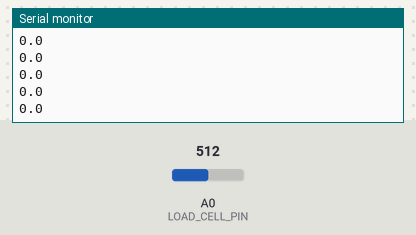
The sketch below on a simulated Arduino Uno, built with avr-gcc and run on an emulated ATmega328P. Shown: the last lines printed to the serial monitor. Inputs (shaded band) come from the test bench; at power-on: A0 (LOAD_CELL_PIN) = 512.

Above: at 1.2 s.
1.3 s: A0 (LOAD_CELL_PIN) set to 716
At 1.31 s:
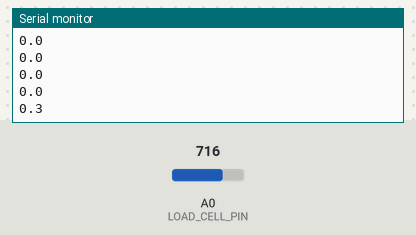
2.8 s: A0 (LOAD_CELL_PIN) set to 900
At 2.81 s:
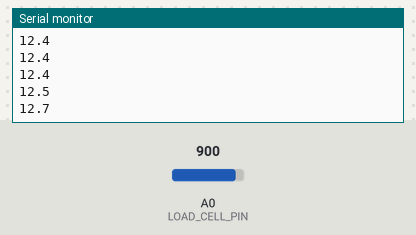
Timing chart, 0 to 5.8 s (numbered marks = the images above; inputs shaded):
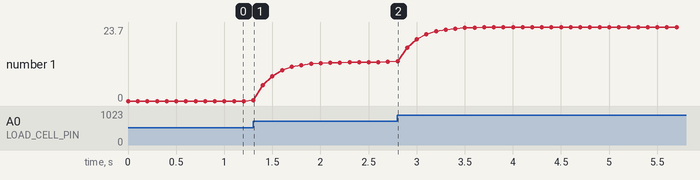

The sketch:

Thruster_Load_Test.ino
```cpp
/******************************************************************************
 * Thruster Load Test
 *
 * Reads analog data from the thruster test rig load cell (TE Connectivity FC22)
 * and converts and prints the data to a serial port
 ******************************************************************************/

#include "LPFilter.h"


// SERIAL COMMUNICATION
#define BAUD_RATE       19200
#define PRINT_RATE      10.0f  // Hz
#define LOOP_RATE       200.0f  //hz
#define CUTOFF_FREQ     5.0f   // Hz (low-pass filter cutoff)

// TEST RIG PARAMETERS
#define LOAD_CELL_PIN   A0
//#define MECH_ADVANTAGE  (26.56f/29.938f)    // Lever arm ratio (T500X14) - vertical/horizontal
//#define MECH_ADVANTAGE  (26.50f/29.938f)    // Lever arm ratio (T500X13) - vertical/horizontal
//#define MECH_ADVANTAGE  (26.378f/29.938f)    // Lever arm ratio (T500) - vertical/horizontal
//#define MECH_ADVANTAGE  (25.625f/29.938f)    // Lever arm ratio (T200) - vertical/horizontal
//#define MECH_ADVANTAGE  (24.25f/29.938f)    // Lever arm ratio (M200) - vertical/horizontal
//#define MECH_ADVANTAGE  (18.875f/29.938f)    // Lever arm ratio (TWHOI) - vertical/horizontal

// global variables
unsigned long scheduledprinttime;   // ms
unsigned long scheduledlooptime;   // ms
unsigned long starttime;            // ms
float         cookedforce;
float         rawforce;
float         tarevalue;            // pounds  :|
LPFilter      lpfilter;
int           throttle;
int           rampthrottle;

void setup() {
  // Tare the load cell on startup
  float forceaverage = 0;
  for (int i = 0; i < 5; i++) {
    forceaverage += measureForce(LOAD_CELL_PIN);
    delay(1.0/PRINT_RATE);
  }
  tarevalue = forceaverage/5.0f;

  // Initialize low-pass filter
  lpfilter = LPFilter(1.0/LOOP_RATE, 1.0/CUTOFF_FREQ);

  // Initialize serial port
  Serial.begin(BAUD_RATE);

  // Set next record time to now
  starttime          = millis();
  scheduledprinttime = starttime;
}

void loop() {
 if (millis() > scheduledlooptime) {
    scheduledlooptime+= 1000.0/LOOP_RATE;
      // Take a measurement
   float rawforce = (measureForce(LOAD_CELL_PIN) - tarevalue);//MECH_ADVANTAGE;

    // Filter the measurement
    float cookedforce = lpfilter.step(rawforce);

  if (millis() > scheduledprinttime) {
    scheduledprinttime += 1000.0/PRINT_RATE;


    // Write data to serial port

     Serial.println(cookedforce,1);
  }
 }
 }


/* This function measures the force on the FC22 compression load cell. The load
 * cell is already amplified with an output range of 0.5 to 4.5 V and a
 * measurement range of 0-25 lb.
 *
 * The range of the sensor is 4.0 V and the offset is 0.5 V, so that the
 * relationship between voltage and force is:
 *
 * F = 25.0/4.0*(V-0.5) = 6.25*(V-0.5)
 *
 * The voltage can be calculated from:
 *
 * V = ADC/1023*Vcc = ADC/1023*Vcc
 *
 * So the resulting relationship is:
 *
 * F = 6.25*(ADC*Vcc/1023-0.5)
 *
 * In this measurement scenario, the sensor is preloaded with a tare weight that
 * allows both positive and negative loads to be measured. This function only
 * provides the measured force without accounting for the tare weight. That must
 * be recorded separately and subtracted from this measurement.
 */
float measureForce(int pin) {
  const static float Kf     = 12.5;
  const static float Kadc   = 5.0/1023.0;
  const static float offset = 0.5;

  return Kf * (Kadc * analogRead(pin) - offset);
}
```

LPFilter.cpp
```cpp
/******************************************************************************
 * Simple Low Pass
 *
 * A bare-bones first-order low-pass filter.
 ******************************************************************************/

#include "LPFilter.h"

//////////////////
// Constructors //
//////////////////

// Default Constructor
LPFilter::LPFilter()
{
  _dt   = -1;
  _tau  = -1;

  this->_clearFilter();
}

// Useful Constructor
LPFilter::LPFilter(float dt, float tau)
{
  _dt   = dt;
  _tau  = tau;

  this->_clearFilter();
  this->_generateTF(dt, tau);
}

// Destructor
LPFilter::~LPFilter() {} // Nothing to destruct


////////////////////
// Public Methods //
////////////////////

// Move filter along one timestep, return filtered output
float LPFilter::step(float input)
{
  float output = 0;

  if (this->_isInitialized()) {
    // Advance input array
    _inputs[1] = _inputs[0];
    _inputs[0] = input;

    // Run filter
    // Handle numerator
    for (int i = 0; i < 2; i++) {
      output += _num[i]*_inputs[i];
    }
    // Handle denominator
    for (int i = 1; i < 2; i++) {
      output -= _den[i]*_outputs[i-1];
    }
    // Divide out first denominator term
    output /= _den[0];

    // Advance output array
    _outputs[1] = _outputs[0];
    _outputs[0] = output;
  }

  return output;
}

// Return the most recent filtered value without stepping filter
float LPFilter::getValue()
{
  return _outputs[0];
}

// Set filter period, _dt (s)
void  LPFilter::setPeriod(float dt)
{
  _dt = dt;

  if (this->_isInitialized()) {
    this->_generateTF(_dt, _tau);
  }
}

// Set filter time constant, _tau (s)
void  LPFilter::setTimeConstant(float tau)
{
  _tau = tau;

  if (this->_isInitialized()) {
    this->_generateTF(_dt, _tau);
  }
}


/////////////////////
// Private Methods //
/////////////////////

// Reset input/output arrays to 0.
void  LPFilter::_clearFilter()
{
  _inputs[0]  = 0;
  _inputs[1]  = 0;
  _outputs[0] = 0;
  _outputs[1] = 0;
}

// Generate transfer function
void  LPFilter::_generateTF(float dt, float tau)
{
  _num[0] = dt/tau;
  _num[1] = 0;
  _den[0] = 1;
  _den[1] = dt/tau - 1;
}

// Check whether the filter has been initialized (i.e. _dt, _tau != -1)
bool LPFilter::_isInitialized()
{
  return (_dt > 0) && (_tau > 0);
}
```

LPFilter.h
```cpp
/******************************************************************************
 * Simple Low Pass
 *
 * A bare-bones first-order low-pass filter.
 ******************************************************************************/

class LPFilter
{
  public:
    LPFilter();
    LPFilter(float dt, float tau);
    ~LPFilter();
    float step(float input);
    float getValue();
    void  setPeriod(float dt);
    void  setTimeConstant(float tau);

  private:
    void  _clearFilter();
    void  _generateTF(float dt, float tau);
    bool  _isInitialized();

    float _dt;                  // s
    float _tau;                 // s

    float _num[2];              // transfer function numerator
    float _den[2];              // transfer function denominator
    float _inputs[2];
    float _outputs[2];
};
```

Measured:
- after the input at 1.3 s, the serial monitor: prints a new line at once (image 1)
- after the input at 2.8 s, the serial monitor: prints a new line at once (image 2)
- plotted number 1: 0 → 12.5 after the input at 1.3 s, 12.5 → 23.7 after the input at 2.8 s
